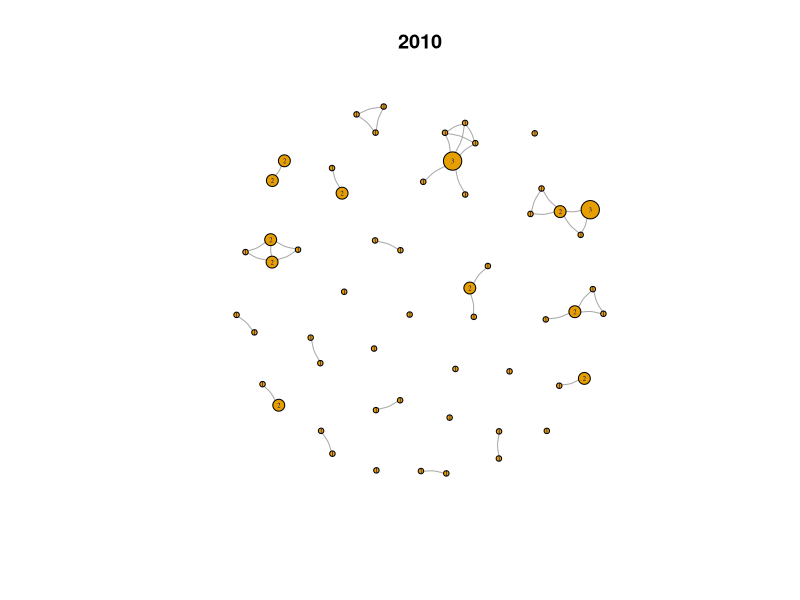
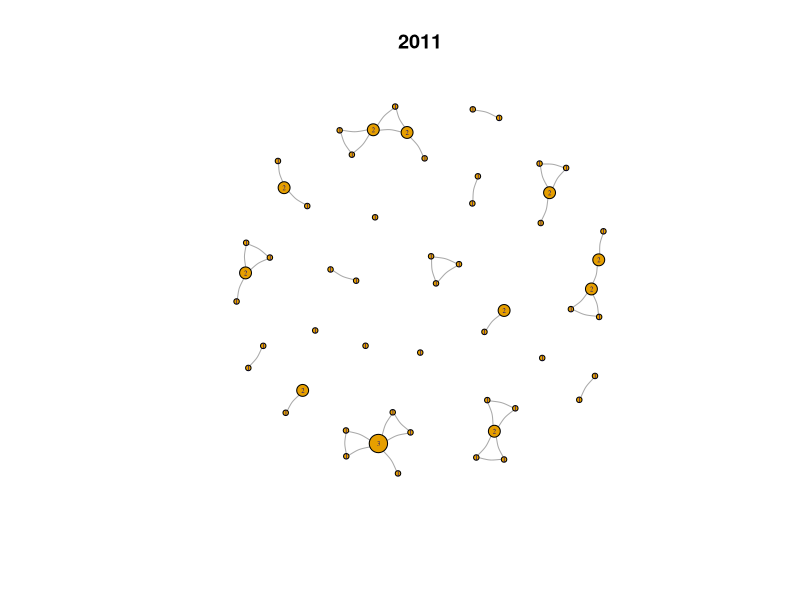
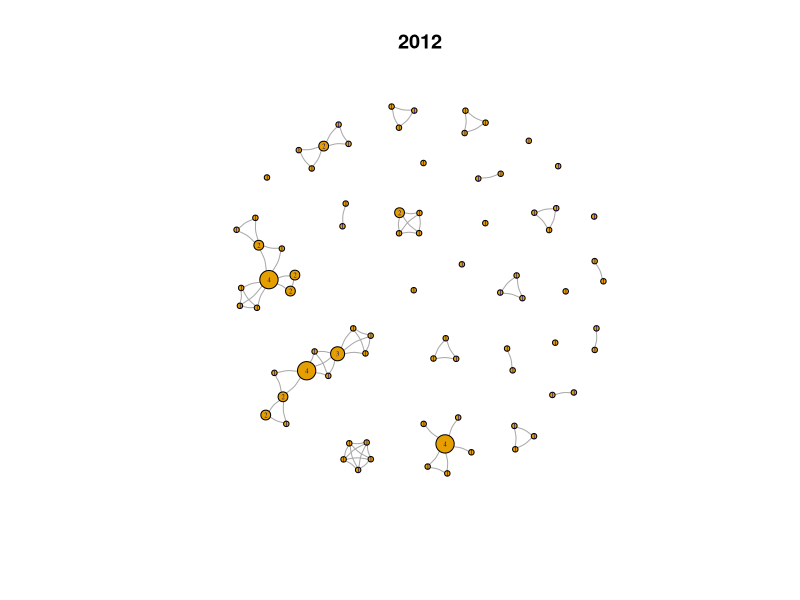
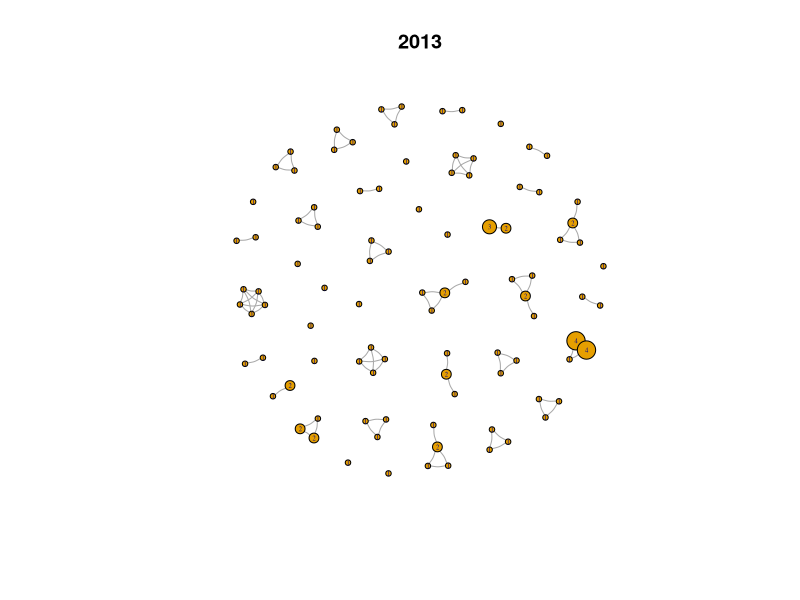
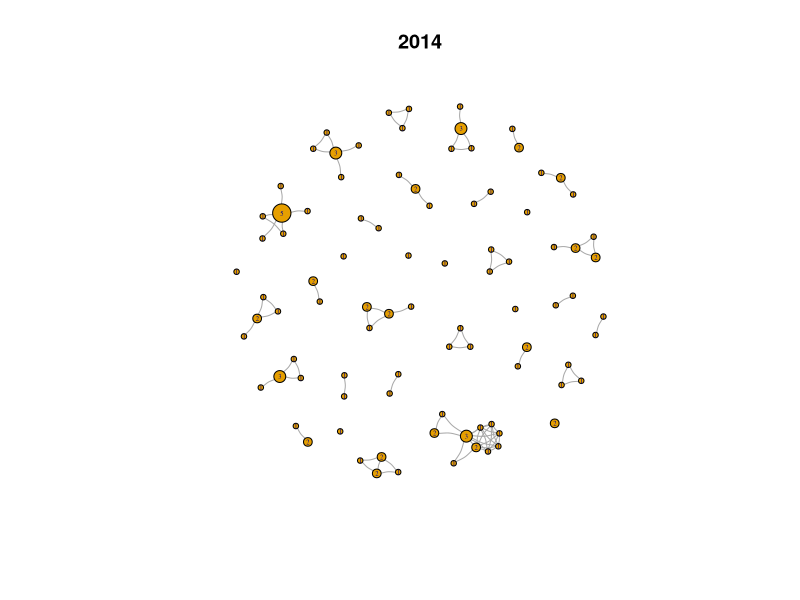
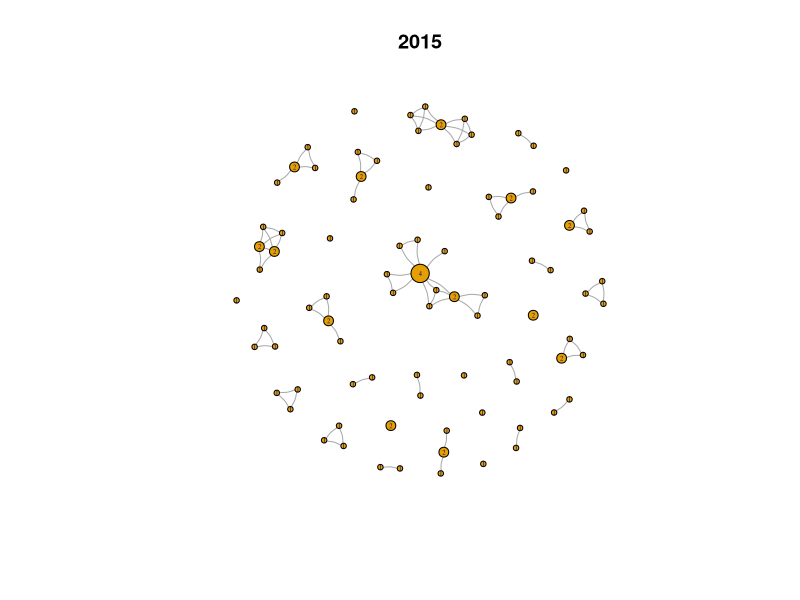
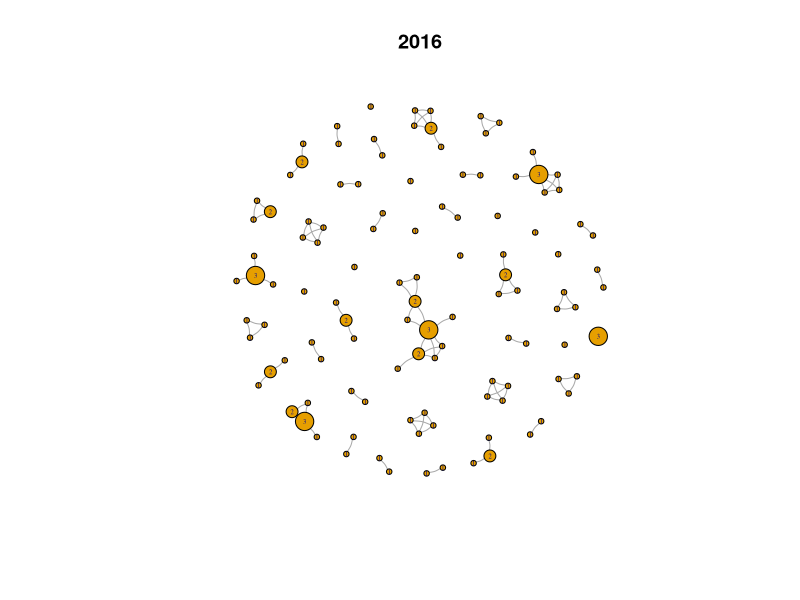
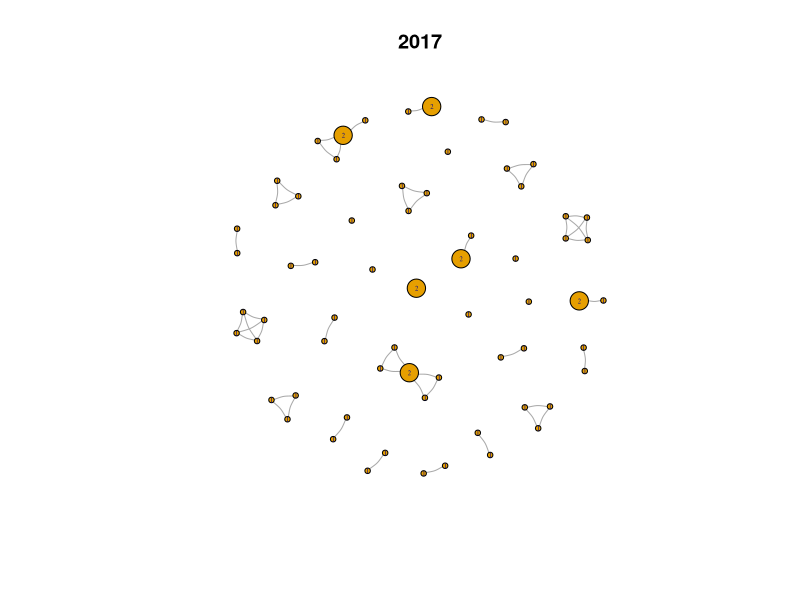

Reproduce these figures in R, in order.

library(plyr)
library(ggplot2)
library(igraph)

data <- read.csv("data/swp.csv", stringsAsFactors=FALSE)

all.cases <- as.character(2010:2017)
for (x in 2016:2010) {
   all.cases <- c(all.cases, paste( as.character(seq(x,2017)),collapse="|"))
}

for (year in all.cases) {

authors <- ddply(data[grepl(year, data$date),], ~ id, function(row) data.frame(
                     author=strsplit(row$authors, ",")[[1]]
            ))

###################################
###   data consistency check    ###
#
# make sure each author is either always internal or always external
# 

#tmp <- ddply(authors, ~ author, summarize, len=length(unique(is.boc)))
#if (any(tmp$len != 1)) stop("authors data is inconsistent")


###################
###   some summary statistics  
#
# number of publications

adata <- ddply(authors, ~author, summarize, npub=length(author))

# number of coauthors

#autoinc <- function() { count <- 0; function() {count <<- count + 1; count} }
#autoid <- autoinc()

anodes <- mutate(adata, aid=rownames(adata), weight=npub)[, c("aid", "author", "weight")]

all.pairs <- function(vals) {
    if (length(vals) < 2) 
        return( data.frame() )
    tmp <- combn(vals, 2)
    return(data.frame(a1=tmp[1,], a2=tmp[2,]))
}

author.id <- function(df) {
    join(df["author"], anodes, by="author", type="left")[["aid"]]
}

aedges <- ddply(authors, ~id, function(x) {
                df <- all.pairs(author.id(x))
                if (nrow(df) > 0) {
                    df <- mutate(df, weight=rep(1.0, nrow(df)))
                    return(df[c("a1", "a2", "weight")])
                } else return(data.frame())
            })[c("a1", "a2", "weight")]

net <- graph_from_data_frame(d=aedges, vertices=anodes, directed=FALSE)
net <- simplify(net, edge.attr.comb=list(weight="sum", "ignore"))

min_npub <- min(anodes$weight)
max_npub <- max(anodes$weight)
step_npub <- 7.0/(max_npub-min_npub)

pdf_fname = file.path("plots", 
        paste0("network_", 
               do.call(paste, c(strsplit(year, "\\|"), collapse="_")), 
               ".pdf"))
cat("Saving to", pdf_fname, "...")
pdf(file=pdf_fname, width=6, height=6)
plot(net, 
     vertex.label.cex=.4,
     vertex.size=3+(V(net)$weight-min_npub)*step_npub,
     vertex.label=V(net)$weight, 
     edge.curved=.2, 
     main=year
)
graphics.off()
cat("done\n")

} 


